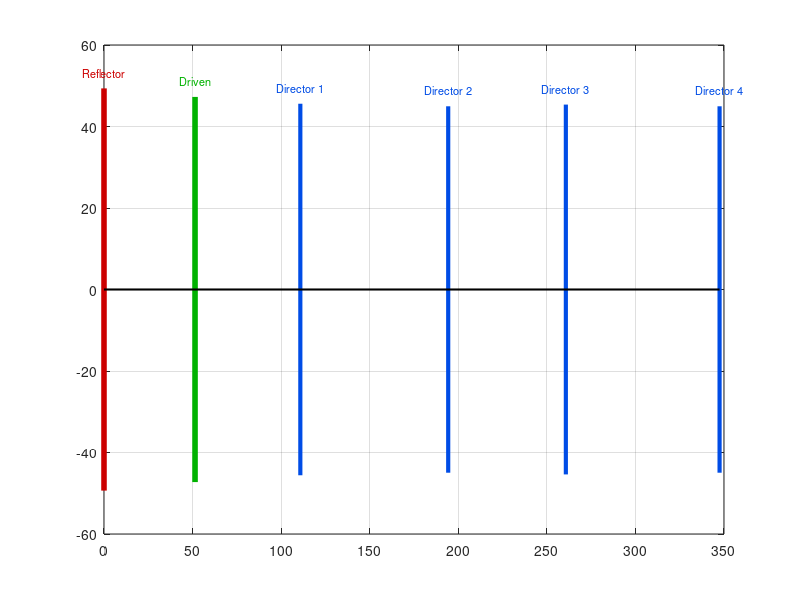

Recreate this plot in MATLAB. (Note: this script raises an error after producing the figure.)
%% =========================================================================
%  Crossed Yagi-Uda Antenna for ISS Reception at 145.8 MHz
%  Based on Balanis, Antenna Theory, 3rd ed., Table 10.4 (6-element optimum)
%  Target: LHCP, 13.41 dBi per Yagi
%  Two scripts in one:
%    Section A — uses MATLAB Antenna Toolbox (yagiUda) if available
%    Section B — manual array-factor + half-dipole element pattern (no toolbox needed)
%% =========================================================================
clear; clc; close all;

%% =========================================================================
%  1. PHYSICAL PARAMETERS
%% =========================================================================
c      = 299792458;        % Speed of light [m/s]
f0     = 145.8e6;          % Design frequency [Hz]
lambda = c / f0;           % Wavelength [m]
k      = 2*pi / lambda;    % Wavenumber [rad/m]

fprintf('========================================\n');
fprintf(' Crossed Yagi-Uda — ISS 145.800 MHz\n');
fprintf('========================================\n');
fprintf('Frequency  : %.3f MHz\n', f0/1e6);
fprintf('Wavelength : %.4f m  (%.2f cm)\n', lambda, lambda*100);

%% =========================================================================
%  2. ELEMENT GEOMETRY (Balanis Table 10.4)
%% =========================================================================
% --- Element lengths [fraction of lambda] ---
L_frac = [0.472, 0.452, 0.436, 0.430, 0.434, 0.430];

% --- Element lengths [m] ---
L_m    = L_frac * lambda *(1.017);

% --- Element positions from reflector tip [m] ---
pos_cm = [0.00, 51.40, 110.83, 194.31, 260.72, 347.50];  % cm
pos_m  = pos_cm / 100;

% --- Spacings between consecutive elements [m] ---
% s21, s32, s43, s54, s65
spacings_m = diff(pos_m);

% --- Wire radius [m] (Balanis: a = 0.003369 lambda) ---
a_radius = 0.003369 * lambda;
d_wire   = 2 * a_radius;

% --- Element names ---
elem_names = {'Reflector','Driven','Director 1','Director 2','Director 3','Director 4'};

fprintf('\n--- Element Dimensions ---\n');
fprintf('%-14s  %8s  %12s  %14s\n','Element','L/lambda','Length (cm)','Pos from Ref (cm)');
fprintf('%s\n', repmat('-',1,55));
for i = 1:6
    fprintf('%-14s  %8.3f  %12.2f  %14.2f\n', ...
        elem_names{i}, L_frac(i), L_m(i)*100, pos_cm(i));
end
fprintf('\nWire diameter : %.2f mm (a = %.4f lambda)\n', d_wire*1e3, a_radius/lambda);
fprintf('Total boom    : %.2f cm  (%.4f lambda)\n', pos_cm(end), pos_m(end)/lambda);

%% =========================================================================
%  3. GEOMETRY PLOT — Element Map
%% =========================================================================
figure('Name','Yagi-Uda Geometry','Color','white','Position',[50 600 900 300]);
hold on; grid on; box on;

colors = {[0.8 0 0],[0 0.7 0],[0 0.3 0.9],[0 0.3 0.9],[0 0.3 0.9],[0 0.3 0.9]};
lw     = [4 4 3 3 3 3];
for i = 1:6
    xp  = pos_cm(i);
    hlf = L_m(i)/2 * 100;  % half-arm in cm
    plot([xp xp], [-hlf hlf], '-', 'Color', colors{i}, 'LineWidth', lw(i));
    text(xp, hlf + 4, elem_names{i}, 'HorizontalAlignment','center', ...
         'FontSize',8, 'Color', colors{i});
end
% Boom
plot([0 pos_cm(end)],[0 0],'k-','LineWidth',1.5);
% Lambda/2 reference lines
ref = lambda/2 * 100;
yline(ref,'--','color',[0.5 0.5 0.5],'LineWidth',1,'Label','\lambda/2 = 102.8 cm');
yline(-ref,'--','color',[0.5 0.5 0.5],'LineWidth',1);

xlabel('Position along boom (cm)','FontSize',11);
ylabel('Element half-span (cm)','FontSize',11);
title('Yagi-Uda Antenna Geometry  —  145.800 MHz  (6 Elements, Balanis Table 10.4)',...
      'FontSize',12,'FontWeight','bold');
xlim([-25 385]); ylim([-65 75]);
legend({'Reflector','Driven Element','Directors',...
        'Boom','\lambda/2 reference'}, 'Location','southeast');
set(gca,'FontSize',10);

%% =========================================================================
%  4A. ANTENNA TOOLBOX PATH (requires Antenna Toolbox licence)
%% =========================================================================
if license('test','Antenna_Toolbox')
    fprintf('\n[Antenna Toolbox detected — running full EM simulation]\n');

    % -----------------------------------------------------------------------
    % yagiUda property map (Antenna Toolbox):
    %   Exciter          — driven dipole object  (element 2 in our array)
    %   Reflector        — scalar: reflector length [m]  (element 1)
    %   ReflectorSpacing — scalar: reflector-to-driven spacing [m]  (s21)
    %   NumDirectors     — integer: number of directors  (4 in our case)
    %   DirectorLength   — vector [1 x NumDirectors]: director lengths [m]
    %   DirectorSpacing  — vector [1 x NumDirectors]: driven-to-dir1, dir1-to-dir2… [m]
    % -----------------------------------------------------------------------

    % Build the Yagi — modify the default Exciter in-place (do NOT replace it
    % with a new dipole() object; that breaks the internal element alignment)
    ant                       = yagiUda();
    ant.Exciter.Length        = L_m(2);          % driven element  0.452 λ
    ant.ReflectorLength       = L_m(1);          % reflector       0.472 λ
    ant.ReflectorSpacing      = spacings_m(1);   % s21 = 0.250 λ
    ant.NumDirectors          = 4;               % Dir1…Dir4
    ant.DirectorLength        = L_m(3:end);      % [0.436 0.430 0.434 0.430] λ
    ant.DirectorSpacing       = spacings_m(2:end);% [s32 s43 s54 s65]

    % --- 3D Radiation Pattern ---
    figure('Name','3D Pattern (Toolbox)','Color','white');
    pattern(ant, f0);
    title('3D Radiation Pattern — Single Yagi  145.8 MHz','FontSize',12);
    colorbar;

    % --- E-plane (elevation, phi = 0°) ---
    figure('Name','E-plane','Color','white');
    patternElevation(ant, f0, 0);
    title('E-plane Pattern (φ = 0°)  —  Yagi 145.8 MHz','FontSize',12);

    % --- H-plane (azimuth at theta = 90°) ---
    figure('Name','H-plane','Color','white');
    patternAzimuth(ant, f0, 90);
    title('H-plane Pattern (θ = 90°)  —  Yagi 145.8 MHz','FontSize',12);

    % --- Boresight directivity ---
    % yagiUda boom is along z; end-fire boresight = azimuth=0°, elevation=90°
    D_boresight = pattern(ant, f0, 0, 90);
    fprintf('Computed directivity (boresight): %.2f dBi\n', D_boresight);
    fprintf('Expected (Balanis Table 10.4)   : 13.41 dBi\n');

    % --- Input impedance sweep ---
    f_sweep = linspace(130e6, 165e6, 201);
    figure('Name','Input Impedance','Color','white');
    impedance(ant, f_sweep);
    xline(f0/1e6, 'r--', '145.8 MHz', 'LabelVerticalAlignment','bottom');
    title('Input Impedance vs Frequency  (simple dipole driven element)','FontSize',12);

    % --- S11 vs frequency (ref 50 Ω) ---
    figure('Name','S11','Color','white');
    s = sparameters(ant, f_sweep, 50);
    rfplot(s);
    xline(f0/1e6, 'r--', '145.8 MHz');
    title('S_{11} vs Frequency  (ref 50 Ω)','FontSize',12);

else
    fprintf('\n[Antenna Toolbox NOT available — using manual array-factor method]\n');
    fprintf(' Install the Antenna Toolbox for full EM simulation (Sections 4B below).\n');
end

%% =========================================================================
%  4B. MANUAL ARRAY FACTOR + ELEMENT PATTERN (works WITHOUT Antenna Toolbox)
%% =========================================================================
fprintf('\n--- Manual Array-Factor Calculation ---\n');

%  Angular sweep
theta_deg = linspace(0, 180, 3601);   % 0 = end-fire boresight
theta_rad = deg2rad(theta_deg);

%  --- Approximate excitation of each element ---
%  alpha = -k gives exact end-fire condition: AF maximises at theta=0.
alpha   = -k;
I_amp   = [0.70, 1.00, 0.82, 0.72, 0.68, 0.62];
excit   = I_amp .* exp(1j * alpha * pos_m);

%  Array Factor (boom = z-axis, end-fire toward theta=0)
AF = zeros(size(theta_rad));
for n = 1:6
    AF = AF + excit(n) .* exp(1j * k * pos_m(n) .* cos(theta_rad));
end
AF_norm = abs(AF) ./ max(abs(AF));

%  CORRECT element pattern for x-directed half-dipole in xz E-plane:
%    EP = |cos(pi/2 * sin(theta)) / cos(theta)|
%  Gives EP=1 at theta=0 (boresight) and EP->0 at theta=90 (dipole null).
%  The formula cos(pi/2*cos(theta))/sin(theta) is for a Z-directed dipole
%  and wrongly gives EP=0 at boresight, killing the end-fire beam.
EP       = abs( cos(pi/2 .* sin(theta_rad)) ./ (cos(theta_rad) + 1e-12) );
EP       = EP ./ max(EP);

%  Total normalised pattern
Total    = AF_norm .* EP;
Total    = Total ./ max(Total);
Total_dB = 20*log10(Total + 1e-12);

%  Apply known peak directivity offset from Balanis
D0_dBi        = 13.41;
Total_abs_dBi = Total_dB + D0_dBi;

%  --- Compute approximate HPBW ---
half_pow = Total_dB - max(Total_dB) + 3;   % points where pattern > -3 dB from peak
idx_hp   = find(half_pow >= 0);
if ~isempty(idx_hp)
    HPBW = abs(theta_deg(idx_hp(end)) - theta_deg(idx_hp(1)));
    fprintf('Approximate HPBW (E-plane): %.1f°\n', HPBW);
end

%  --- E-plane polar plot ---
figure('Name','E-plane Pattern (Manual AF)','Color','white','Position',[50 50 700 600]);
ax = polaraxes;
polarplot(ax, theta_rad, Total_abs_dBi, 'b-', 'LineWidth', 2.5);
hold(ax,'on');
polarplot(ax, theta_rad + pi, Total_abs_dBi, 'b-', 'LineWidth', 2.5);  % back lobe
ax.ThetaZeroLocation = 'top';
ax.ThetaDir          = 'clockwise';
ax.RLim              = [-20  D0_dBi + 1];
ax.RTick             = -20:5:15;
ax.RTickLabel        = arrayfun(@(x) sprintf('%d dBi',x), -20:5:15,'UniformOutput',false);
ax.ThetaTick         = 0:30:330;
ax.FontSize          = 10;
title(ax,'E-plane Radiation Pattern — Single Yagi  145.8 MHz',...
      'FontSize',12,'FontWeight','bold');
legend(ax,{'Forward','Back'},'Location','southeast');

%  --- Cartesian dBi vs angle ---
figure('Name','E-plane Cartesian','Color','white','Position',[760 50 700 400]);
plot(theta_deg, Total_abs_dBi, 'b-', 'LineWidth', 2); hold on;
yline(D0_dBi - 3,'r--','LineWidth',1.2,'Label','-3 dB half-power');
yline(0,'k:','LineWidth',1);
xlabel('θ (degrees)','FontSize',11);
ylabel('Directivity (dBi)','FontSize',11);
title('E-plane Pattern  (Cartesian)  —  Yagi 145.8 MHz','FontSize',12,'FontWeight','bold');
grid on; ylim([-30 15]); xlim([0 180]);
set(gca,'FontSize',10);

%% =========================================================================
%  5. CROSSED YAGI — CIRCULAR POLARIZATION
%% =========================================================================
fprintf('\n========================================\n');
fprintf(' Crossed Yagi — LHCP Analysis\n');
fprintf('========================================\n');

%  Feed phasing
phase_V_deg  =   0;    % Vertical Yagi   (reference)
phase_H_deg  = -90;    % Horizontal Yagi (LHCP: H lags V by 90°)
%  → Swap to +90° for RHCP

fprintf('V-pol Yagi phase : %+d°\n', phase_V_deg);
fprintf('H-pol Yagi phase : %+d°  → LHCP\n', phase_H_deg);
fprintf('(Change H phase to +90° for RHCP)\n');

%  --- λ/4 Phasing Cable Lengths ---
cables = {'RG-58 (VF=0.66)', 'RG-213 (VF=0.66)', 'Aircell-7 (VF=0.84)'};
VFs    = [0.66, 0.66, 0.84];

fprintf('\n--- λ/4 Phase-Delay Cable Lengths ---\n');
for i = 1:length(VFs)
    L_delay = VFs(i) * lambda / 4 * 100;  % cm
    fprintf('  %-20s : %.2f cm\n', cables{i}, L_delay);
end

%  --- Full-sphere pattern of crossed Yagi (2D grid) ---
%  E_V (V-pol Yagi) and E_H (H-pol Yagi) combine with 90° phase
th = linspace(0, pi, 181);
ph = linspace(0, 2*pi, 361);
[TH, PH] = meshgrid(th, ph);

%  Array factor on full sphere (same AF for both Yagis, same geometry)
AF_3D = zeros(size(TH));
for n = 1:6
    % Boom along z for V-Yagi: elements in xz-plane
    AF_3D = AF_3D + excit(n) .* exp(1j * k * pos_m(n) .* cos(TH));
end
AF_3D_norm = abs(AF_3D) ./ max(abs(AF_3D(:)));

%  CORRECT element pattern for x-directed dipole (boom along z):
%  EP = |cos(pi/2 * sin(TH)) / cos(TH)|  — maximum at TH=0 (boresight)
EP_3D = abs( cos(pi/2 .* sin(TH)) ./ (cos(TH) + 1e-12) );
EP_3D = EP_3D ./ max(EP_3D(:));

P_single = (AF_3D_norm .* EP_3D).^2;

%  For crossed Yagi with ideal 90° feed and equal amplitudes:
%  Total power = |E_V|^2 + |E_H|^2  (orthogonal → add powers, not amplitudes)
%  Both Yagis have the same pattern magnitude (same geometry), so:
P_CP = 2 * P_single;   % coherent combination for CP on-axis
P_CP_norm = P_CP ./ max(P_CP(:));

%  Convert to spherical coordinates for surf plot
X = P_CP_norm .* sin(TH) .* cos(PH);
Y = P_CP_norm .* sin(TH) .* sin(PH);
Z = P_CP_norm .* cos(TH);

figure('Name','Crossed Yagi 3D Pattern','Color','white','Position',[50 350 700 600]);
surf(X, Y, Z, 20*log10(P_CP_norm + 1e-6), 'EdgeColor','none');
colormap(jet); colorbar;
clim([-20 0]);
cb = colorbar; cb.Label.String = 'Normalized Level (dB)';
axis equal; axis off;
title('Crossed Yagi-Uda  3D Radiation Pattern  —  LHCP  145.8 MHz',...
      'FontSize',12,'FontWeight','bold');
view(45,30); lighting gouraud; camlight('headlight');

%% =========================================================================
%  6. IMPEDANCE MATCHING CALCULATIONS
%% =========================================================================
fprintf('\n========================================\n');
fprintf(' Impedance Matching\n');
fprintf('========================================\n');

Z_driven   = 25;                          % Ω — approximate from Balanis (with reflector)
Z_folded   = 4 * Z_driven;               % Ω — folded dipole 4:1 step-up
Z_coax_tgt = 50;                          % Ω — target (standard coax)
Z_qwt      = sqrt(Z_folded * Z_coax_tgt); % Ω — required λ/4 transformer
L_qwt_cm   = 0.66 * lambda / 4 * 100;    % cm — (VF=0.66, RG-6 or RG-11, 75 Ω)

fprintf('Simple dipole Z_in         : %.1f Ω\n', Z_driven);
fprintf('Folded dipole Z_in (×4)    : %.1f Ω\n', Z_folded);
fprintf('λ/4 transformer impedance  : %.1f Ω  → use 75 Ω coax (RG-6 / RG-11)\n', Z_qwt);
fprintf('λ/4 transformer length     : %.2f cm  (VF = 0.66)\n', L_qwt_cm);

%  SWR vs frequency — correct transmission-line λ/4 transformer formula:
%    Z_in(f) = Z0t * (ZL + j*Z0t*tan(βl)) / (Z0t + j*ZL*tan(βl))
%  where βl = (π/2)*(f/f0) is the electrical length of the λ/4 section.
f_sw     = linspace(130e6, 165e6, 1001);
Z75      = 75;                               % transformer characteristic impedance
ZL       = Z_folded;                         % load = folded dipole (real, 100 Ω)
beta_l   = (pi/2) .* (f_sw ./ f0);          % electrical length at each frequency
tanBL    = tan(beta_l);
Z_in_match = Z75 .* (ZL + 1j.*Z75.*tanBL) ./ (Z75 + 1j.*ZL.*tanBL);
Gamma    = (Z_in_match - Z_coax_tgt) ./ (Z_in_match + Z_coax_tgt);
SWR      = (1 + abs(Gamma)) ./ max(1 - abs(Gamma), 1e-9);

figure('Name','SWR vs Frequency','Color','white','Position',[760 400 700 400]);
plot(f_sw/1e6, SWR, 'b-', 'LineWidth', 2); hold on;
yline(1.5, 'r--', 'LineWidth',1.2, 'Label','SWR = 1.5');
yline(2.0, 'm--', 'LineWidth',1.2, 'Label','SWR = 2.0');
xline(f0/1e6,'k:','LineWidth',1.5,'Label','145.8 MHz');
xlabel('Frequency (MHz)','FontSize',11);
ylabel('SWR (ref 50 Ω)','FontSize',11);
title('SWR vs Frequency — Folded Dipole + 75 Ω λ/4 Transformer','FontSize',12,'FontWeight','bold');
grid on; ylim([1 4]); xlim([130 165]);
set(gca,'FontSize',10);

%% =========================================================================
%  7. LINK BUDGET SUMMARY
%% =========================================================================
fprintf('\n========================================\n');
fprintf(' Expected Link Performance\n');
fprintf('========================================\n');

G_yagi       = 13.41;    % dBi per Yagi
G_CP_circ    = G_yagi;   % dBi — CP signal (both Yagis add coherently, no loss)
G_CP_linear  = G_yagi - 3.0;  % dBi — LP signal (−3 dB penalty)
G_LP_worst   = -Inf;     % dBi — LP Yagi, polarisation 90° off
G_LP_aligned = G_yagi;   % dBi — LP Yagi, perfectly aligned

fprintf('Antenna type           Gain (dBi)   Note\n');
fprintf('%s\n', repmat('-',1,60));
fprintf('Single Yagi (LP)        %6.2f     best case (full alignment)\n', G_LP_aligned);
fprintf('Single Yagi (LP)          -Inf     worst case (90° misalign)\n');
fprintf('Crossed Yagi (CP, LP in)%6.2f     always — 3 dB penalty only\n', G_CP_linear);
fprintf('Crossed Yagi (CP, CP in)%6.2f     full gain, no Faraday loss\n', G_CP_circ);

fprintf('\n--- Phasing Delay Line Summary ---\n');
for i = 1:length(VFs)
    L_delay = VFs(i) * lambda / 4 * 100;
    fprintf('  %-20s : %.2f cm  (90° delay for LHCP)\n', cables{i}, L_delay);
end

fprintf('\n========================================\n');
fprintf(' SIMULATION COMPLETE\n');
fprintf('========================================\n');
fprintf('Figures generated:\n');
fprintf('  1. Yagi Geometry (element map)\n');
fprintf('  2. E-plane Pattern — polar  (manual AF)\n');
fprintf('  3. E-plane Pattern — Cartesian\n');
fprintf('  4. Crossed Yagi 3D Pattern  (LHCP)\n');
fprintf('  5. SWR vs Frequency\n');
if license('test','Antenna_Toolbox')
    fprintf('  6. 3D Pattern (Toolbox — full EM)\n');
    fprintf('  7. E-plane (Toolbox)\n');
    fprintf('  8. H-plane (Toolbox)\n');
    fprintf('  9. Input Impedance (Toolbox)\n');
    fprintf(' 10. S11 (Toolbox)\n');
end
